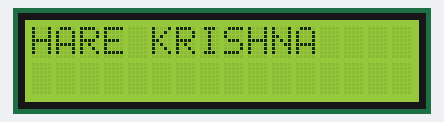
The program below on a simulated ATmega32, built with avr-gcc and emulated at 16 MHz. Parts: 16×2 character LCD. Wiring (inferred from the names in the program): character LCD (HD44780): RS PD2; E PD3; data PB0, PB1, PB2, PB3, PB4, PB5, PB6, PB7. At 3.0 s the program stops and its outputs stay as they are.

Above: at 3.1 s.

The program:

main.c
```c
#define F_CPU 16000000L
#include <avr/io.h>
#include "util/delay.h"


#define rs_high() PORTD |=(1<<2)
#define rs_low() PORTD &=~(1<<2)

#define en_high() PORTD |=(1<<3)
#define en_low() PORTD &=~(1<<3)
 #define lcd_port PORTB

void lcd_cmd(unsigned char cmd)
 {
	 lcd_port=cmd;
	 rs_low();
	 en_high();
	 _delay_ms(1);
	 en_low();
 }
void lcd_data(unsigned char data)
  {
	  lcd_port=data;
	 rs_high();
	  en_high();
	  _delay_ms(1);
	  en_low();
  }
  void lcd_init()
  {
	  lcd_cmd(0x38);
	  _delay_ms(500);
	 lcd_cmd(0x02);
	  _delay_ms(500);
	  lcd_cmd(0x01);
	_delay_ms(500);
	lcd_cmd(0x0C);
	_delay_ms(500);
	lcd_cmd(0x06);
	_delay_ms(500);
	 lcd_cmd(0x80);
	 _delay_ms(500);


  }


int main(void)
{
	DDRB =0xff;
	DDRD |=(1<<2);
	DDRD |=(1<<3);
	lcd_init();

	lcd_data('H');
	lcd_data('A');
	lcd_data('R');
	lcd_data('E');
	lcd_data(' ');
	lcd_data('K');
	lcd_data('R');
	lcd_data('I');
	lcd_data('S');
	lcd_data('H');
	lcd_data('N');
	lcd_data('A');

    while (1)
    {
    }
}
```
